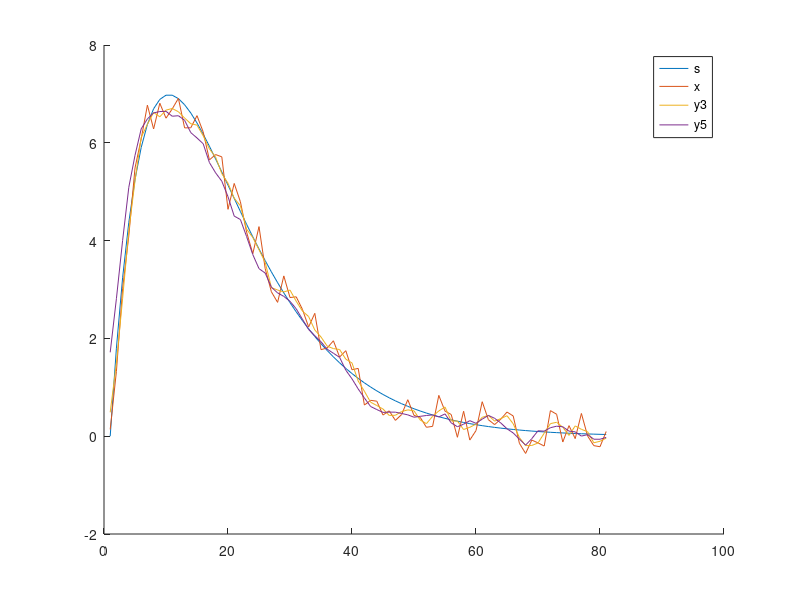

This figure's MATLAB source: (Note: this script raises an error after producing the figure.)
%% Inicialização do ambiente
clear ; close all; clc

% Definimos uma seed estatica para o gerador de números aleatórios de forma
% a podermos repetir os experimentos com resultados determinísticos
rng(42);

%% Exercício 8
N_len = 81;
N = 0:(N_len-1);

s = 2 * N .* (0.9.^N);
r = rand(1,N_len) - 0.5;
x = s + r;

xc = [0 x 0];
xe = [x 0 0];
xd = [0 0 x];

figure
hold on
plot(s)
plot(x)

xnovo = (xc + xe + xd) / 3;
y3 = xnovo(2:N_len+1);
plot(y3)

xc =  [0 0 x 0 0];
xe =  [x 0 0 0 0];
xd =  [0 0 0 0 x];
xee = [0 x 0 0 0];
xdd = [0 0 0 x 0];
xnovo = (xc + xe + xd + xee + xdd) / 5;
y5 = xnovo(4:N_len+3);
plot(y5)

hold off

legend('s', 'x', 'y3', 'y5');
errors = ['Ex: ' num2str(DiogoEliseuHugo_TP2_6(x, s)) ' Ey3: ' num2str(DiogoEliseuHugo_TP2_6(y3, s)) ' Ey5: ' num2str(DiogoEliseuHugo_TP2_6(y5, s))];
title(errors)
